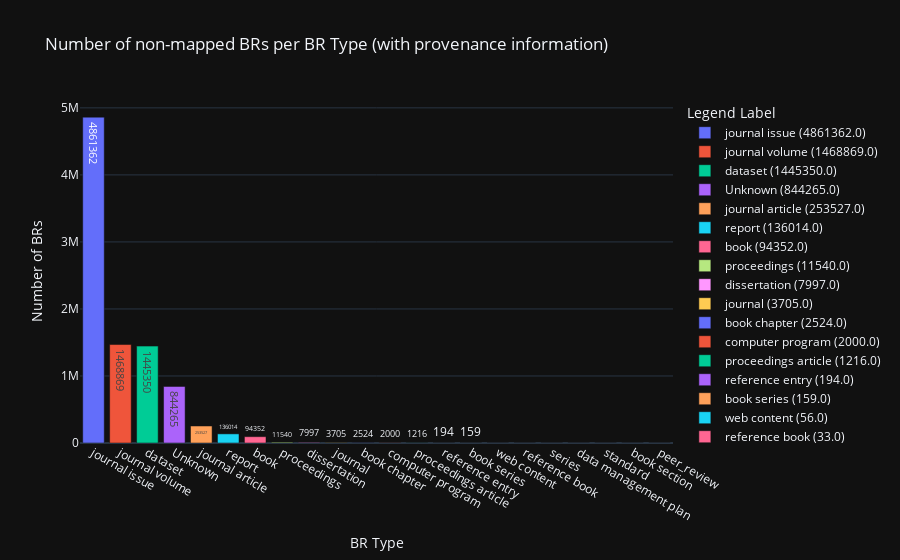

Source (notebook cell):
### Code cell
import plotly.express as px
import pandas as pd
import chart_studio.plotly as csp



# Create a DataFrame to make it easier to work with the data
df = pd.DataFrame(sorted_res).T  # Transpose the DataFrame to have 'br types' as columns

# Sum the values for each 'br type'
df['Number of BRs'] = df.sum(axis=1)

# Reset the index to have 'br types' as a regular column
df.reset_index(inplace=True)
df.rename(columns={'index': 'BR Type'}, inplace=True)
df['BR Type'].replace('', 'Unknown', inplace=True)  # Replace empty type string with 'Unknown'

# Create a new column for the legend labels
df['Legend Label'] = df['BR Type'] + ' (' + df['Number of BRs'].astype(str) + ')'


# Create the bar chart
fig = px.bar(df, x='BR Type', y='Number of BRs', text='Number of BRs', color='Legend Label',
             labels={'Number of BRs': 'Number of BRs'},
             title='Number of non-mapped BRs per BR Type (with provenance information)',
             hover_name='Legend Label',
             # hover_data=df[df.columns[1:13]].fillna('0'),
             custom_data=df[df.columns[1:13]].fillna('0')
             )

# Customize the layout
fig.update_layout(xaxis_title='BR Type', yaxis_title='Number of BRs')

# display hover info for the sum of values in nested dictionaries

hover_template = '<b>%{hovertext}</b><br><br>' + \
                 'Number of BRs: %{y}<br><br>' + \
                 '<b>Provenance Data</b><br>' + \
                 'Crossref: %{customdata[0]}<br>' + \
                 'PubMed: %{customdata[1]}<br>' + \
                 'Zenodo + Pubmed: %{customdata[2]}<br>' + \
                 'Crossref + PubMed: %{customdata[3]}<br>' + \
                 'Crossref + Zenodo: %{customdata[4]}<br>' + \
                 'Zenodo: %{customdata[5]}<br>' + \
                 'Crossref + Datacite: %{customdata[6]}<br>' + \
                 'Zenodo + Crossref + PubMed: %{customdata[7]}<br>' + \
                    'Datacite: %{customdata[8]}<br>' + \
                    'Crossref + Zenodo + Datacite: %{customdata[9]}<br>' + \
                    'Datacite + Zenodo: %{customdata[10]}<br>' + \
                    'Zenodo + Datacite + PubMed: %{customdata[11]}<br>'

fig.update_traces(hovertemplate=hover_template)




fig.show()
csp.plot(fig, filename='non_mapped_brs_provenance', auto_open=False, sharing='public')#, fileopt='new')

### Figure 1 — Plotly figure (JSON) as saved in the notebook; plotly's stock layout.template omitted (floating-point values rounded to 4 significant figures)
{"data": [{"alignmentgroup": "True", "customdata": [[4748000.0, 102100.0, 3847.0, 3425.0, 2867.0, 1075.0, 480.0, 25.0, 2.0, null, null, null]], "hovertemplate": "<b>%{hovertext}</b><br><br>Number of BRs: %{y}<br><br><b>Provenance Data</b><br>Crossref: %{customdata[0]}<br>PubMed: %{customdata[1]}<br>Zenodo + Pubmed: %{customdata[2]}<br>Crossref + PubMed: %{customdata[3]}<br>Crossref + Zenodo: %{customdata[4]}<br>Zenodo: %{customdata[5]}<br>Crossref + Datacite: %{customdata[6]}<br>Zenodo + Crossref + PubMed: %{customdata[7]}<br>Datacite: %{customdata[8]}<br>Crossref + Zenodo + Datacite: %{customdata[9]}<br>Datacite + Zenodo: %{customdata[10]}<br>Zenodo + Datacite + PubMed: %{customdata[11]}<br>", "hovertext": ["journal issue (4861362.0)"], "legendgroup": "journal issue (4861362.0)", "marker": {"color": "#636efa", "pattern": {"shape": ""}}, "name": "journal issue (4861362.0)", "offsetgroup": "journal issue (4861362.0)", "orientation": "v", "showlegend": true, "text": [4861000.0], "textposition": "auto", "x": ["journal issue"], "xaxis": "x", "y": [4861000.0], "yaxis": "y", "type": "bar"}, {"alignmentgroup": "True", "customdata": [[1441000.0, 22600.0, 910.0, 2125.0, 1730.0, null, 436.0, 27.0, 1.0, 1.0, null, null]], "hovertemplate": "<b>%{hovertext}</b><br><br>Number of BRs: %{y}<br><br><b>Provenance Data</b><br>Crossref: %{customdata[0]}<br>PubMed: %{customdata[1]}<br>Zenodo + Pubmed: %{customdata[2]}<br>Crossref + PubMed: %{customdata[3]}<br>Crossref + Zenodo: %{customdata[4]}<br>Zenodo: %{customdata[5]}<br>Crossref + Datacite: %{customdata[6]}<br>Zenodo + Crossref + PubMed: %{customdata[7]}<br>Datacite: %{customdata[8]}<br>Crossref + Zenodo + Datacite: %{customdata[9]}<br>Datacite + Zenodo: %{customdata[10]}<br>Zenodo + Datacite + PubMed: %{customdata[11]}<br>", "hovertext": ["journal volume (1468869.0)"], "legendgroup": "journal volume (1468869.0)", "marker": {"color": "#EF553B", "pattern": {"shape": ""}}, "name": "journal volume (1468869.0)", "offsetgroup": "journal volume (1468869.0)", "orientation": "v", "showlegend": true, "text": [1469000.0], "textposition": "auto", "x": ["journal volume"], "xaxis": "x", "y": [1469000.0], "yaxis": "y", "type": "bar"}, {"alignmentgroup": "True", "customdata": [[55.0, null, null, null, 190.0, 203200.0, 3521.0, null, 1238000.0, 6.0, 165.0, null]], "hovertemplate": "<b>%{hovertext}</b><br><br>Number of BRs: %{y}<br><br><b>Provenance Data</b><br>Crossref: %{customdata[0]}<br>PubMed: %{customdata[1]}<br>Zenodo + Pubmed: %{customdata[2]}<br>Crossref + PubMed: %{customdata[3]}<br>Crossref + Zenodo: %{customdata[4]}<br>Zenodo: %{customdata[5]}<br>Crossref + Datacite: %{customdata[6]}<br>Zenodo + Crossref + PubMed: %{customdata[7]}<br>Datacite: %{customdata[8]}<br>Crossref + Zenodo + Datacite: %{customdata[9]}<br>Datacite + Zenodo: %{customdata[10]}<br>Zenodo + Datacite + PubMed: %{customdata[11]}<br>", "hovertext": ["dataset (1445350.0)"], "legendgroup": "dataset (1445350.0)", "marker": {"color": "#00cc96", "pattern": {"shape": ""}}, "name": "dataset (1445350.0)", "offsetgroup": "dataset (1445350.0)", "orientation": "v", "showlegend": true, "text": [1445000.0], "textposition": "auto", "x": ["dataset"], "xaxis": "x", "y": [1445000.0], "yaxis": "y", "type": "bar"}, {"alignmentgroup": "True", "customdata": [[326700.0, 153.0, null, null, 16.0, 355100.0, 287.0, null, 162100.0, null, null, null]], "hovertemplate": "<b>%{hovertext}</b><br><br>Number of BRs: %{y}<br><br><b>Provenance Data</b><br>Crossref: %{customdata[0]}<br>PubMed: %{customdata[1]}<br>Zenodo + Pubmed: %{customdata[2]}<br>Crossref + PubMed: %{customdata[3]}<br>Crossref + Zenodo: %{customdata[4]}<br>Zenodo: %{customdata[5]}<br>Crossref + Datacite: %{customdata[6]}<br>Zenodo + Crossref + PubMed: %{customdata[7]}<br>Datacite: %{customdata[8]}<br>Crossref + Zenodo + Datacite: %{customdata[9]}<br>Datacite + Zenodo: %{customdata[10]}<br>Zenodo + Datacite + PubMed: %{customdata[11]}<br>", "hovertext": ["Unknown (844265.0)"], "legendgroup": "Unknown (844265.0)", "marker": {"color": "#ab63fa", "pattern": {"shape": ""}}, "name": "Unknown (844265.0)", "offsetgroup": "Unknown (844265.0)", "orientation": "v", "showlegend": true, "text": [844300.0], "textposition": "auto", "x": ["Unknown"], "xaxis": "x", "y": [844300.0], "yaxis": "y", "type": "bar"}, {"alignmentgroup": "True", "customdata": [[5592.0, 42100.0, 374.0, 2263.0, 57.0, 202000.0, 7.0, 31.0, 1076.0, null, null, null]], "hovertemplate": "<b>%{hovertext}</b><br><br>Number of BRs: %{y}<br><br><b>Provenance Data</b><br>Crossref: %{customdata[0]}<br>PubMed: %{customdata[1]}<br>Zenodo + Pubmed: %{customdata[2]}<br>Crossref + PubMed: %{customdata[3]}<br>Crossref + Zenodo: %{customdata[4]}<br>Zenodo: %{customdata[5]}<br>Crossref + Datacite: %{customdata[6]}<br>Zenodo + Crossref + PubMed: %{customdata[7]}<br>Datacite: %{customdata[8]}<br>Crossref + Zenodo + Datacite: %{customdata[9]}<br>Datacite + Zenodo: %{customdata[10]}<br>Zenodo + Datacite + PubMed: %{customdata[11]}<br>", "hovertext": ["journal article (253527.0)"], "legendgroup": "journal article (253527.0)", "marker": {"color": "#FFA15A", "pattern": {"shape": ""}}, "name": "journal article (253527.0)", "offsetgroup": "journal article (253527.0)", "orientation": "v", "showlegend": true, "text": [253500.0], "textposition": "auto", "x": ["journal article"], "xaxis": "x", "y": [253500.0], "yaxis": "y", "type": "bar"}, {"alignmentgroup": "True", "customdata": [[30.0, null, null, null, null, 1994.0, 115.0, null, 133900.0, 3.0, 6.0, null]], "hovertemplate": "<b>%{hovertext}</b><br><br>Number of BRs: %{y}<br><br><b>Provenance Data</b><br>Crossref: %{customdata[0]}<br>PubMed: %{customdata[1]}<br>Zenodo + Pubmed: %{customdata[2]}<br>Crossref + PubMed: %{customdata[3]}<br>Crossref + Zenodo: %{customdata[4]}<br>Zenodo: %{customdata[5]}<br>Crossref + Datacite: %{customdata[6]}<br>Zenodo + Crossref + PubMed: %{customdata[7]}<br>Datacite: %{customdata[8]}<br>Crossref + Zenodo + Datacite: %{customdata[9]}<br>Datacite + Zenodo: %{customdata[10]}<br>Zenodo + Datacite + PubMed: %{customdata[11]}<br>", "hovertext": ["report (136014.0)"], "legendgroup": "report (136014.0)", "marker": {"color": "#19d3f3", "pattern": {"shape": ""}}, "name": "report (136014.0)", "offsetgroup": "report (136014.0)", "orientation": "v", "showlegend": true, "text": [136000.0], "textposition": "auto", "x": ["report"], "xaxis": "x", "y": [136000.0], "yaxis": "y", "type": "bar"}, {"alignmentgroup": "True", "customdata": [[92780.0, null, null, null, 2.0, 1247.0, 28.0, null, 300.0, null, null, null]], "hovertemplate": "<b>%{hovertext}</b><br><br>Number of BRs: %{y}<br><br><b>Provenance Data</b><br>Crossref: %{customdata[0]}<br>PubMed: %{customdata[1]}<br>Zenodo + Pubmed: %{customdata[2]}<br>Crossref + PubMed: %{customdata[3]}<br>Crossref + Zenodo: %{customdata[4]}<br>Zenodo: %{customdata[5]}<br>Crossref + Datacite: %{customdata[6]}<br>Zenodo + Crossref + PubMed: %{customdata[7]}<br>Datacite: %{customdata[8]}<br>Crossref + Zenodo + Datacite: %{customdata[9]}<br>Datacite + Zenodo: %{customdata[10]}<br>Zenodo + Datacite + PubMed: %{customdata[11]}<br>", "hovertext": ["book (94352.0)"], "legendgroup": "book (94352.0)", "marker": {"color": "#FF6692", "pattern": {"shape": ""}}, "name": "book (94352.0)", "offsetgroup": "book (94352.0)", "orientation": "v", "showlegend": true, "text": [94350.0], "textposition": "auto", "x": ["book"], "xaxis": "x", "y": [94350.0], "yaxis": "y", "type": "bar"}, {"alignmentgroup": "True", "customdata": [[32.0, null, null, null, 17.0, 11490.0, null, null, null, null, null, null]], "hovertemplate": "<b>%{hovertext}</b><br><br>Number of BRs: %{y}<br><br><b>Provenance Data</b><br>Crossref: %{customdata[0]}<br>PubMed: %{customdata[1]}<br>Zenodo + Pubmed: %{customdata[2]}<br>Crossref + PubMed: %{customdata[3]}<br>Crossref + Zenodo: %{customdata[4]}<br>Zenodo: %{customdata[5]}<br>Crossref + Datacite: %{customdata[6]}<br>Zenodo + Crossref + PubMed: %{customdata[7]}<br>Datacite: %{customdata[8]}<br>Crossref + Zenodo + Datacite: %{customdata[9]}<br>Datacite + Zenodo: %{customdata[10]}<br>Zenodo + Datacite + PubMed: %{customdata[11]}<br>", "hovertext": ["proceedings (11540.0)"], "legendgroup": "proceedings (11540.0)", "marker": {"color": "#B6E880", "pattern": {"shape": ""}}, "name": "proceedings (11540.0)", "offsetgroup": "proceedings (11540.0)", "orientation": "v", "showlegend": true, "text": [11540.0], "textposition": "auto", "x": ["proceedings"], "xaxis": "x", "y": [11540.0], "yaxis": "y", "type": "bar"}, {"alignmentgroup": "True", "customdata": [[6.0, null, null, null, 5.0, 7983.0, null, null, 3.0, null, null, null]], "hovertemplate": "<b>%{hovertext}</b><br><br>Number of BRs: %{y}<br><br><b>Provenance Data</b><br>Crossref: %{customdata[0]}<br>PubMed: %{customdata[1]}<br>Zenodo + Pubmed: %{customdata[2]}<br>Crossref + PubMed: %{customdata[3]}<br>Crossref + Zenodo: %{customdata[4]}<br>Zenodo: %{customdata[5]}<br>Crossref + Datacite: %{customdata[6]}<br>Zenodo + Crossref + PubMed: %{customdata[7]}<br>Datacite: %{customdata[8]}<br>Crossref + Zenodo + Datacite: %{customdata[9]}<br>Datacite + Zenodo: %{customdata[10]}<br>Zenodo + Datacite + PubMed: %{customdata[11]}<br>", "hovertext": ["dissertation (7997.0)"], "legendgroup": "dissertation (7997.0)", "marker": {"color": "#FF97FF", "pattern": {"shape": ""}}, "name": "dissertation (7997.0)", "offsetgroup": "dissertation (7997.0)", "orientation": "v", "showlegend": true, "text": [7997.0], "textposition": "auto", "x": ["dissertation"], "xaxis": "x", "y": [7997.0], "yaxis": "y", "type": "bar"}, {"alignmentgroup": "True", "customdata": [[2086.0, 1562.0, 25.0, 6.0, null, 19.0, 1.0, null, 6.0, null, null, null]], "hovertemplate": "<b>%{hovertext}</b><br><br>Number of BRs: %{y}<br><br><b>Provenance Data</b><br>Crossref: %{customdata[0]}<br>PubMed: %{customdata[1]}<br>Zenodo + Pubmed: %{customdata[2]}<br>Crossref + PubMed: %{customdata[3]}<br>Crossref + Zenodo: %{customdata[4]}<br>Zenodo: %{customdata[5]}<br>Crossref + Datacite: %{customdata[6]}<br>Zenodo + Crossref + PubMed: %{customdata[7]}<br>Datacite: %{customdata[8]}<br>Crossref + Zenodo + Datacite: %{customdata[9]}<br>Datacite + Zenodo: %{customdata[10]}<br>Zenodo + Datacite + PubMed: %{customdata[11]}<br>", "hovertext": ["journal (3705.0)"], "legendgroup": "journal (3705.0)", "marker": {"color": "#FECB52", "pattern": {"shape": ""}}, "name": "journal (3705.0)", "offsetgroup": "journal (3705.0)", "orientation": "v", "showlegend": true, "text": [3705.0], "textposition": "auto", "x": ["journal"], "xaxis": "x", "y": [3705.0], "yaxis": "y", "type": "bar"}, {"alignmentgroup": "True", "customdata": [[1656.0, null, null, 15.0, null, 691.0, null, null, 162.0, null, null, null]], "hovertemplate": "<b>%{hovertext}</b><br><br>Number of BRs: %{y}<br><br><b>Provenance Data</b><br>Crossref: %{customdata[0]}<br>PubMed: %{customdata[1]}<br>Zenodo + Pubmed: %{customdata[2]}<br>Crossref + PubMed: %{customdata[3]}<br>Crossref + Zenodo: %{customdata[4]}<br>Zenodo: %{customdata[5]}<br>Crossref + Datacite: %{customdata[6]}<br>Zenodo + Crossref + PubMed: %{customdata[7]}<br>Datacite: %{customdata[8]}<br>Crossref + Zenodo + Datacite: %{customdata[9]}<br>Datacite + Zenodo: %{customdata[10]}<br>Zenodo + Datacite + PubMed: %{customdata[11]}<br>", "hovertext": ["book chapter (2524.0)"], "legendgroup": "book chapter (2524.0)", "marker": {"color": "#636efa", "pattern": {"shape": ""}}, "name": "book chapter (2524.0)", "offsetgroup": "book chapter (2524.0)", "orientation": "v", "showlegend": true, "text": [2524.0], "textposition": "auto", "x": ["book chapter"], "xaxis": "x", "y": [2524.0], "yaxis": "y", "type": "bar"}, {"alignmentgroup": "True", "customdata": [[null, null, null, null, 5.0, 1992.0, null, null, null, null, 3.0, null]], "hovertemplate": "<b>%{hovertext}</b><br><br>Number of BRs: %{y}<br><br><b>Provenance Data</b><br>Crossref: %{customdata[0]}<br>PubMed: %{customdata[1]}<br>Zenodo + Pubmed: %{customdata[2]}<br>Crossref + PubMed: %{customdata[3]}<br>Crossref + Zenodo: %{customdata[4]}<br>Zenodo: %{customdata[5]}<br>Crossref + Datacite: %{customdata[6]}<br>Zenodo + Crossref + PubMed: %{customdata[7]}<br>Datacite: %{customdata[8]}<br>Crossref + Zenodo + Datacite: %{customdata[9]}<br>Datacite + Zenodo: %{customdata[10]}<br>Zenodo + Datacite + PubMed: %{customdata[11]}<br>", "hovertext": ["computer program (2000.0)"], "legendgroup": "computer program (2000.0)", "marker": {"color": "#EF553B", "pattern": {"shape": ""}}, "name": "computer program (2000.0)", "offsetgroup": "computer program (2000.0)", "orientation": "v", "showlegend": true, "text": [2000.0], "textposition": "auto", "x": ["computer program"], "xaxis": "x", "y": [2000.0], "yaxis": "y", "type": "bar"}, {"alignmentgroup": "True", "customdata": [[1210.0, null, null, null, null, null, null, null, 6.0, null, null, null]], "hovertemplate": "<b>%{hovertext}</b><br><br>Number of BRs: %{y}<br><br><b>Provenance Data</b><br>Crossref: %{customdata[0]}<br>PubMed: %{customdata[1]}<br>Zenodo + Pubmed: %{customdata[2]}<br>Crossref + PubMed: %{customdata[3]}<br>Crossref + Zenodo: %{customdata[4]}<br>Zenodo: %{customdata[5]}<br>Crossref + Datacite: %{customdata[6]}<br>Zenodo + Crossref + PubMed: %{customdata[7]}<br>Datacite: %{customdata[8]}<br>Crossref + Zenodo + Datacite: %{customdata[9]}<br>Datacite + Zenodo: %{customdata[10]}<br>Zenodo + Datacite + PubMed: %{customdata[11]}<br>", "hovertext": ["proceedings article (1216.0)"], "legendgroup": "proceedings article (1216.0)", "marker": {"color": "#00cc96", "pattern": {"shape": ""}}, "name": "proceedings article (1216.0)", "offsetgroup": "proceedings article (1216.0)", "orientation": "v", "showlegend": true, "text": [1216.0], "textposition": "auto", "x": ["proceedings article"], "xaxis": "x", "y": [1216.0], "yaxis": "y", "type": "bar"}, {"alignmentgroup": "True", "customdata": [[192.0, null, null, 2.0, null, null, null, null, null, null, null, null]], "hovertemplate": "<b>%{hovertext}</b><br><br>Number of BRs: %{y}<br><br><b>Provenance Data</b><br>Crossref: %{customdata[0]}<br>PubMed: %{customdata[1]}<br>Zenodo + Pubmed: %{customdata[2]}<br>Crossref + PubMed: %{customdata[3]}<br>Crossref + Zenodo: %{customdata[4]}<br>Zenodo: %{customdata[5]}<br>Crossref + Datacite: %{customdata[6]}<br>Zenodo + Crossref + PubMed: %{customdata[7]}<br>Datacite: %{customdata[8]}<br>Crossref + Zenodo + Datacite: %{customdata[9]}<br>Datacite + Zenodo: %{customdata[10]}<br>Zenodo + Datacite + PubMed: %{customdata[11]}<br>", "hovertext": ["reference entry (194.0)"], "legendgroup": "reference entry (194.0)", "marker": {"color": "#ab63fa", "pattern": {"shape": ""}}, "name": "reference entry (194.0)", "offsetgroup": "reference entry (194.0)", "orientation": "v", "showlegend": true, "text": [194.0], "textposition": "auto", "x": ["reference entry"], "xaxis": "x", "y": [194.0], "yaxis": "y", "type": "bar"}, {"alignmentgroup": "True", "customdata": [[158.0, null, null, null, null, null, null, null, 1.0, null, null, null]], "hovertemplate": "<b>%{hovertext}</b><br><br>Number of BRs: %{y}<br><br><b>Provenance Data</b><br>Crossref: %{customdata[0]}<br>PubMed: %{customdata[1]}<br>Zenodo + Pubmed: %{customdata[2]}<br>Crossref + PubMed: %{customdata[3]}<br>Crossref + Zenodo: %{customdata[4]}<br>Zenodo: %{customdata[5]}<br>Crossref + Datacite: %{customdata[6]}<br>Zenodo + Crossref + PubMed: %{customdata[7]}<br>Datacite: %{customdata[8]}<br>Crossref + Zenodo + Datacite: %{customdata[9]}<br>Datacite + Zenodo: %{customdata[10]}<br>Zenodo + Datacite + PubMed: %{customdata[11]}<br>", "hovertext": ["book series (159.0)"], "legendgroup": "book series (159.0)", "marker": {"color": "#FFA15A", "pattern": {"shape": ""}}, "name": "book series (159.0)", "offsetgroup": "book series (159.0)", "orientation": "v", "showlegend": true, "text": [159.0], "textposition": "auto", "x": ["book series"], "xaxis": "x", "y": [159.0], "yaxis": "y", "type": "bar"}, {"alignmentgroup": "True", "customdata": [[56.0, null, null, null, null, null, null, null, null, null, null, null]], "hovertemplate": "<b>%{hovertext}</b><br><br>Number of BRs: %{y}<br><br><b>Provenance Data</b><br>Crossref: %{customdata[0]}<br>PubMed: %{customdata[1]}<br>Zenodo + Pubmed: %{customdata[2]}<br>Crossref + PubMed: %{customdata[3]}<br>Crossref + Zenodo: %{customdata[4]}<br>Zenodo: %{customdata[5]}<br>Crossref + Datacite: %{customdata[6]}<br>Zenodo + Crossref + PubMed: %{customdata[7]}<br>Datacite: %{customdata[8]}<br>Crossref + Zenodo + Datacite: %{customdata[9]}<br>Datacite + Zenodo: %{customdata[10]}<br>Zenodo + Datacite + PubMed: %{customdata[11]}<br>", "hovertext": ["web content (56.0)"], "legendgroup": "web content (56.0)", "marker": {"color": "#19d3f3", "pattern": {"shape": ""}}, "name": "web content (56.0)", "offsetgroup": "web content (56.0)", "orientation": "v", "showlegend": true, "text": [56.0], "textposition": "auto", "x": ["web content"], "xaxis": "x", "y": [56.0], "yaxis": "y", "type": "bar"}, {"alignmentgroup": "True", "customdata": [[33.0, null, null, null, null, null, null, null, null, null, null, null]], "hovertemplate": "<b>%{hovertext}</b><br><br>Number of BRs: %{y}<br><br><b>Provenance Data</b><br>Crossref: %{customdata[0]}<br>PubMed: %{customdata[1]}<br>Zenodo + Pubmed: %{customdata[2]}<br>Crossref + PubMed: %{customdata[3]}<br>Crossref + Zenodo: %{customdata[4]}<br>Zenodo: %{customdata[5]}<br>Crossref + Datacite: %{customdata[6]}<br>Zenodo + Crossref + PubMed: %{customdata[7]}<br>Datacite: %{customdata[8]}<br>Crossref + Zenodo + Datacite: %{customdata[9]}<br>Datacite + Zenodo: %{customdata[10]}<br>Zenodo + Datacite + PubMed: %{customdata[11]}<br>", "hovertext": ["reference book (33.0)"], "legendgroup": "reference book (33.0)", "marker": {"color": "#FF6692", "pattern": {"shape": ""}}, "name": "reference book (33.0)", "offsetgroup": "reference book (33.0)", "orientation": "v", "showlegend": true, "text": [33.0], "textposition": "auto", "x": ["reference book"], "xaxis": "x", "y": [33.0], "yaxis": "y", "type": "bar"}, {"alignmentgroup": "True", "customdata": [[19.0, 2.0, null, null, null, null, null, null, 4.0, null, null, 1.0]], "hovertemplate": "<b>%{hovertext}</b><br><br>Number of BRs: %{y}<br><br><b>Provenance Data</b><br>Crossref: %{customdata[0]}<br>PubMed: %{customdata[1]}<br>Zenodo + Pubmed: %{customdata[2]}<br>Crossref + PubMed: %{customdata[3]}<br>Crossref + Zenodo: %{customdata[4]}<br>Zenodo: %{customdata[5]}<br>Crossref + Datacite: %{customdata[6]}<br>Zenodo + Crossref + PubMed: %{customdata[7]}<br>Datacite: %{customdata[8]}<br>Crossref + Zenodo + Datacite: %{customdata[9]}<br>Datacite + Zenodo: %{customdata[10]}<br>Zenodo + Datacite + PubMed: %{customdata[11]}<br>", "hovertext": ["series (26.0)"], "legendgroup": "series (26.0)", "marker": {"color": "#B6E880", "pattern": {"shape": ""}}, "name": "series (26.0)", "offsetgroup": "series (26.0)", "orientation": "v", "showlegend": true, "text": [26.0], "textposition": "auto", "x": ["series"], "xaxis": "x", "y": [26.0], "yaxis": "y", "type": "bar"}, {"alignmentgroup": "True", "customdata": [[null, null, null, null, null, 4.0, null, null, null, null, null, null]], "hovertemplate": "<b>%{hovertext}</b><br><br>Number of BRs: %{y}<br><br><b>Provenance Data</b><br>Crossref: %{customdata[0]}<br>PubMed: %{customdata[1]}<br>Zenodo + Pubmed: %{customdata[2]}<br>Crossref + PubMed: %{customdata[3]}<br>Crossref + Zenodo: %{customdata[4]}<br>Zenodo: %{customdata[5]}<br>Crossref + Datacite: %{customdata[6]}<br>Zenodo + Crossref + PubMed: %{customdata[7]}<br>Datacite: %{customdata[8]}<br>Crossref + Zenodo + Datacite: %{customdata[9]}<br>Datacite + Zenodo: %{customdata[10]}<br>Zenodo + Datacite + PubMed: %{customdata[11]}<br>", "hovertext": ["data management plan (4.0)"], "legendgroup": "data management plan (4.0)", "marker": {"color": "#FF97FF", "pattern": {"shape": ""}}, "name": "data management plan (4.0)", "offsetgroup": "data management plan (4.0)", "orientation": "v", "showlegend": true, "text": [4.0], "textposition": "auto", "x": ["data management plan"], "xaxis": "x", "y": [4.0], "yaxis": "y", "type": "bar"}, {"alignmentgroup": "True", "customdata": [[4.0, null, null, null, null, null, null, null, null, null, null, null]], "hovertemplate": "<b>%{hovertext}</b><br><br>Number of BRs: %{y}<br><br><b>Provenance Data</b><br>Crossref: %{customdata[0]}<br>PubMed: %{customdata[1]}<br>Zenodo + Pubmed: %{customdata[2]}<br>Crossref + PubMed: %{customdata[3]}<br>Crossref + Zenodo: %{customdata[4]}<br>Zenodo: %{customdata[5]}<br>Crossref + Datacite: %{customdata[6]}<br>Zenodo + Crossref + PubMed: %{customdata[7]}<br>Datacite: %{customdata[8]}<br>Crossref + Zenodo + Datacite: %{customdata[9]}<br>Datacite + Zenodo: %{customdata[10]}<br>Zenodo + Datacite + PubMed: %{customdata[11]}<br>", "hovertext": ["standard (4.0)"], "legendgroup": "standard (4.0)", "marker": {"color": "#FECB52", "pattern": {"shape": ""}}, "name": "standard (4.0)", "offsetgroup": "standard (4.0)", "orientation": "v", "showlegend": true, "text": [4.0], "textposition": "auto", "x": ["standard"], "xaxis": "x", "y": [4.0], "yaxis": "y", "type": "bar"}, {"alignmentgroup": "True", "customdata": [[3.0, null, null, null, null, null, null, null, null, null, null, null]], "hovertemplate": "<b>%{hovertext}</b><br><br>Number of BRs: %{y}<br><br><b>Provenance Data</b><br>Crossref: %{customdata[0]}<br>PubMed: %{customdata[1]}<br>Zenodo + Pubmed: %{customdata[2]}<br>Crossref + PubMed: %{customdata[3]}<br>Crossref + Zenodo: %{customdata[4]}<br>Zenodo: %{customdata[5]}<br>Crossref + Datacite: %{customdata[6]}<br>Zenodo + Crossref + PubMed: %{customdata[7]}<br>Datacite: %{customdata[8]}<br>Crossref + Zenodo + Datacite: %{customdata[9]}<br>Datacite + Zenodo: %{customdata[10]}<br>Zenodo + Datacite + PubMed: %{customdata[11]}<br>", "hovertext": ["book section (3.0)"], "legendgroup": "book section (3.0)", "marker": {"color": "#636efa", "pattern": {"shape": ""}}, "name": "book section (3.0)", "offsetgroup": "book section (3.0)", "orientation": "v", "showlegend": true, "text": [3.0], "textposition": "auto", "x": ["book section"], "xaxis": "x", "y": [3.0], "yaxis": "y", "type": "bar"}, {"alignmentgroup": "True", "customdata": [[3.0, null, null, null, null, null, null, null, null, null, null, null]], "hovertemplate": "<b>%{hovertext}</b><br><br>Number of BRs: %{y}<br><br><b>Provenance Data</b><br>Crossref: %{customdata[0]}<br>PubMed: %{customdata[1]}<br>Zenodo + Pubmed: %{customdata[2]}<br>Crossref + PubMed: %{customdata[3]}<br>Crossref + Zenodo: %{customdata[4]}<br>Zenodo: %{customdata[5]}<br>Crossref + Datacite: %{customdata[6]}<br>Zenodo + Crossref + PubMed: %{customdata[7]}<br>Datacite: %{customdata[8]}<br>Crossref + Zenodo + Datacite: %{customdata[9]}<br>Datacite + Zenodo: %{customdata[10]}<br>Zenodo + Datacite + PubMed: %{customdata[11]}<br>", "hovertext": ["peer_review (3.0)"], "legendgroup": "peer_review (3.0)", "marker": {"color": "#EF553B", "pattern": {"shape": ""}}, "name": "peer_review (3.0)", "offsetgroup": "peer_review (3.0)", "orientation": "v", "showlegend": true, "text": [3.0], "textposition": "auto", "x": ["peer_review"], "xaxis": "x", "y": [3.0], "yaxis": "y", "type": "bar"}], "layout": {"xaxis": {"anchor": "y", "domain": [0.0, 1.0], "title": {"text": "BR Type"}}, "yaxis": {"anchor": "x", "domain": [0.0, 1.0], "title": {"text": "Number of BRs"}}, "legend": {"title": {"text": "Legend Label"}, "tracegroupgap": 0}, "title": {"text": "Number of non-mapped BRs per BR Type (with provenance information)"}, "barmode": "relative"}}
